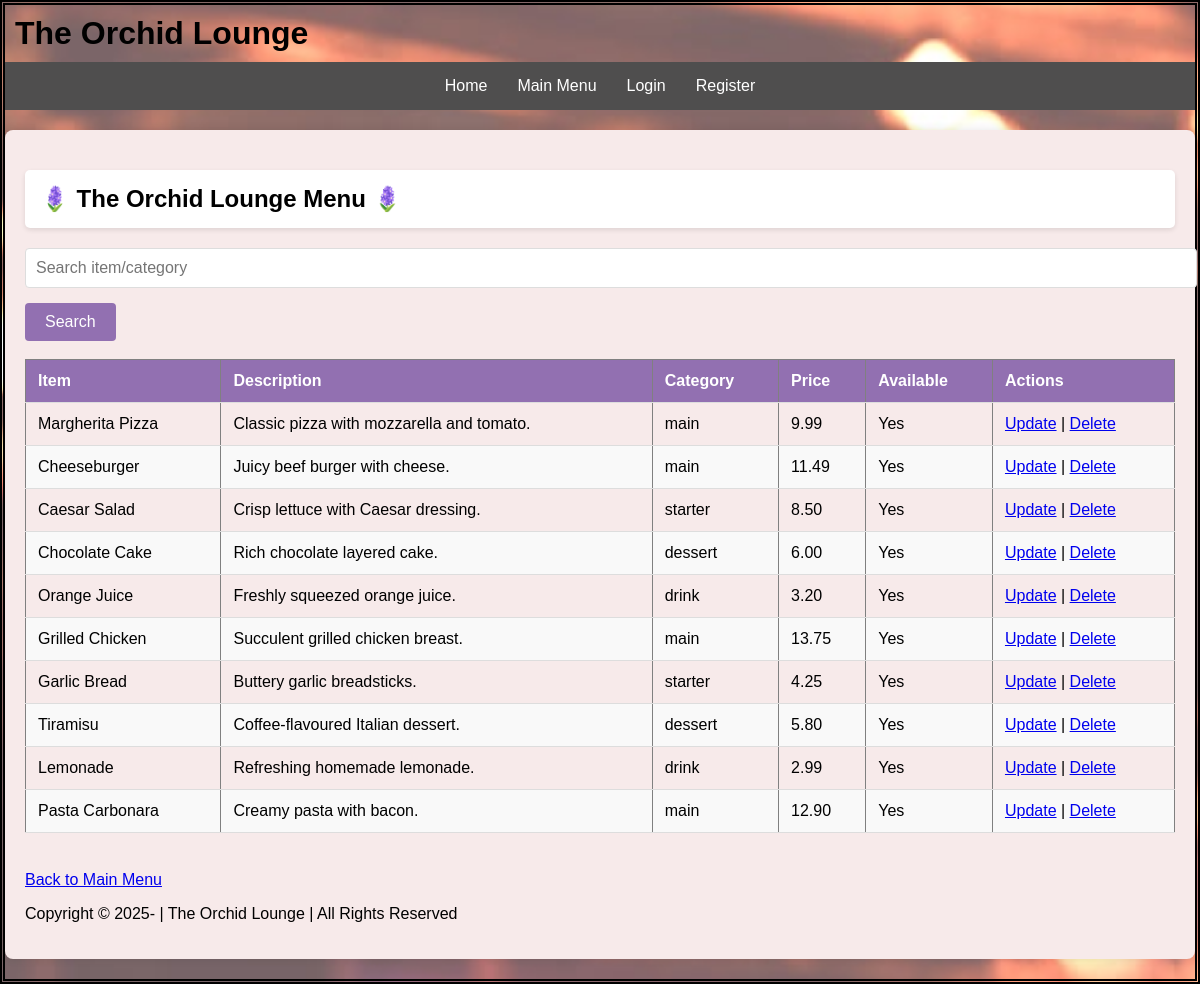
The app's page /read.php (signed in) with its own data.
### tables this page shows
create table menu
(	
    item_id INT AUTO_INCREMENT PRIMARY KEY,
    price DECIMAL(10,2) NOT NULL,
    item_name VARCHAR(100) NOT NULL,
    description TEXT,
    category ENUM('starter', 'main', 'dessert', 'drink'),
    is_available BOOLEAN DEFAULT true,
    start_date DATE,
    end_date DATE,
    food_id INT
);

### read.php (the view, shortened to what this page needs)
<?php
require_once "database.php";
require_once "header.php";
$is_admin = isset($_SESSION['role']) && $_SESSION['role'] === 'admin';
$search = trim($_GET['search'] ?? '');
$search_wildcard = "%{$search}%";
$sql = "SELECT * FROM menu WHERE item_name LIKE ? OR category LIKE ?";
$stmt = $conn->prepare($sql);
$stmt->bind_param("ss", $search_wildcard, $search_wildcard);
$stmt->execute();
$result = $stmt->get_result();
?>
<!DOCTYPE html>
<html lang="en">
<head>
    <link rel="stylesheet" href="styles.css">
</head>
<body>
    <h2 class="solid-background">🪻 The Orchid Lounge Menu 🪻</h2>
    <form action="read.php" method="GET">
        <input type="text" name="search" placeholder="Search item/category" value="<?= htmlspecialchars($_GET['search'] ?? '') ?>">
        <input type="submit" value="Search">
    </form>
    <br>
    <table border="1" cellpadding="8">
        <thead>
            <tr>
                <th>Item</th>
                <th>Description</th>
                <th>Category</th>
                <th>Price</th>
                <?php if($is_admin): ?>
                    <th>Available</th>
                    <th>Actions</th>
                <?php endif; ?>
            </tr>
        </thead>
        <tbody>
            <?php if($result->num_rows > 0): ?>
                <?php while ($row = $result->fetch_assoc()): ?>
                    <tr>
                        <td><?= htmlspecialchars($row['item_name']) ?></td>
                        <td><?= htmlspecialchars($row['description']) ?></td>
                        <td><?= htmlspecialchars($row['category']) ?></td>
                        <td><?= number_format($row['price'], 2) ?></td>
                        <?php if($is_admin): ?>
                            <td><?= $row['is_available'] ? 'Yes' : 'No' ?></td>
                            <td>
                                <a href="update.php?id=<?= $row['id'] ?>">Update</a> |
                                <a href="delete.php?id=<?= $row['id'] ?>" onclick="return confirm('Are you sure you want to delete this item?')">Delete</a>
                            </td>
                        <?php endif; ?>
                    </tr>
                <?php endwhile; ?>
            <?php endif; ?>
        </tbody>
    </table>
    <br><a href="index.php">Back to Main Menu</a>
    <?php include 'footer.php'; ?>
</body>
</html>

### styles.css (style rules this page uses)
body { font-family: 'Georgia', sans-serif; background-image: url("website_background.jpeg"); border-style: double; border-width: thick; background-size: cover; background-position: center; background-repeat: no-repeat; background-attachment: fixed; margin: 0; padding: 0; }
form { max-width: auto; margin: 0 auto; }
form input[type="text"], form input[type="email"], form input[type="password"], form input[type="number"], form textarea, form select { width: 100%; padding: 10px; margin-bottom: 15px; border: 1px solid #ddd; border-radius: 4px; font-size: 16px; }
form input[type="submit"], .btn { background-color: #9270b1; color: white; border: none; padding: 10px 20px; border-radius: 4px; cursor: pointer; font-size: 16px; transition: background-color 0.3s; }
table { width: 100%; border-collapse: collapse; margin-bottom: 20px; }
table th, table td { padding: 12px; text-align: left; border-bottom: 1px solid #ddd; }
table th { background-color: #9270b1; color: white; }
table tr:nth-child(even) { background-color: #f9f9f9; }
.solid-background { background-color: white; padding: 15px; border-radius: 5px; margin-bottom: 20px; box-shadow: 0 2px 5px rgba(0, 0, 0, 0.1); }

### records on screen
menu: item_name "Margherita Pizza", description "Classic pizza with mozzarella and tomato.", category "main", price "9.99", is_available "Yes"
menu: item_name "Cheeseburger", description "Juicy beef burger with cheese.", category "main", price "11.49", is_available "Yes"
menu: item_name "Caesar Salad", description "Crisp lettuce with Caesar dressing.", category "starter", price "8.50", is_available "Yes"
menu: item_name "Chocolate Cake", description "Rich chocolate layered cake.", category "dessert", price "6.00", is_available "Yes"
menu: item_name "Orange Juice", description "Freshly squeezed orange juice.", category "drink", price "3.20", is_available "Yes"
menu: item_name "Grilled Chicken", description "Succulent grilled chicken breast.", category "main", price "13.75", is_available "Yes"
menu: item_name "Garlic Bread", description "Buttery garlic breadsticks.", category "starter", price "4.25", is_available "Yes"
menu: item_name "Tiramisu", description "Coffee-flavoured Italian dessert.", category "dessert", price "5.80", is_available "Yes"
menu: item_name "Lemonade", description "Refreshing homemade lemonade.", category "drink", price "2.99", is_available "Yes"
menu: item_name "Pasta Carbonara", description "Creamy pasta with bacon.", category "main", price "12.90", is_available "Yes"
